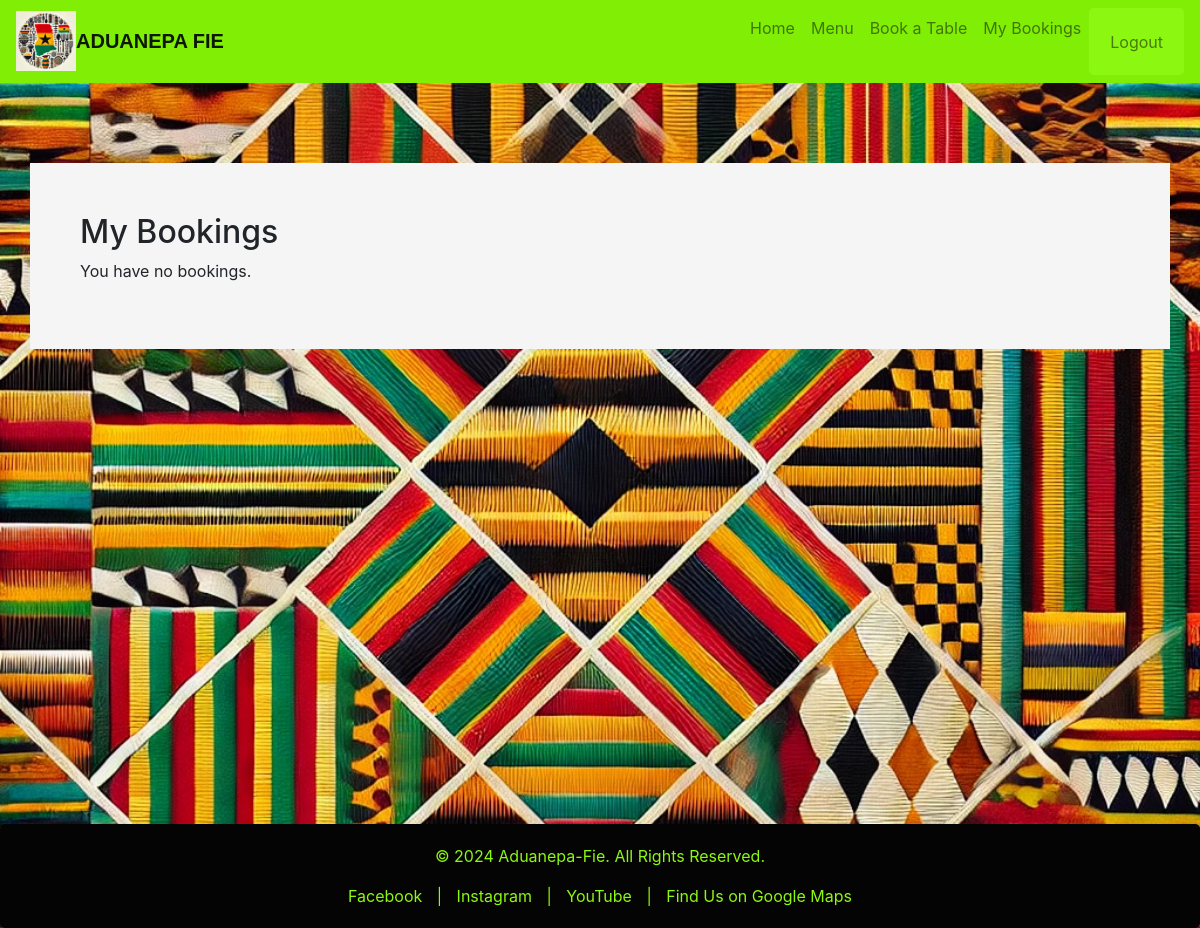
/my_bookings/ (signed in), run on an earlier commit of the app's database.
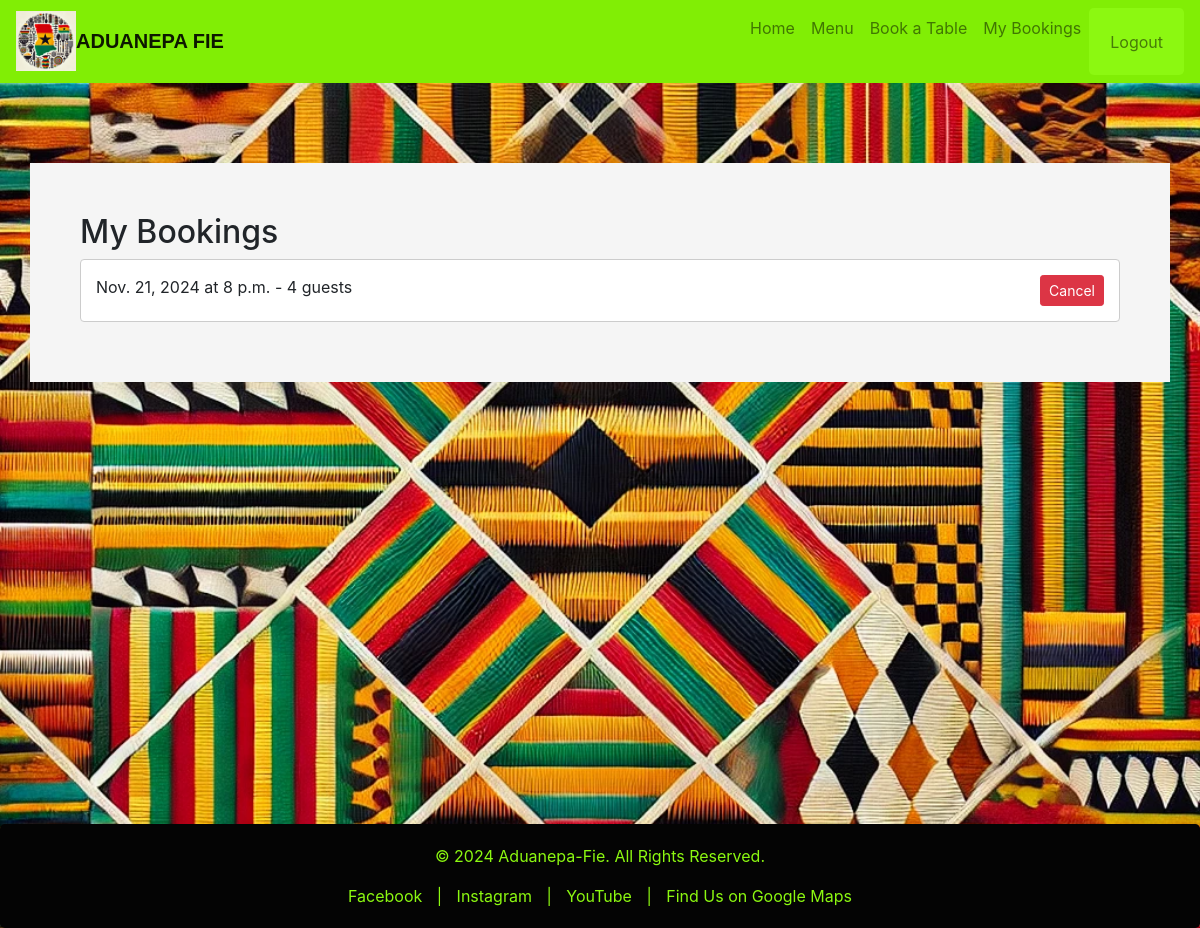
And on a later commit of the database.
### bookings/models.py (models this page shows, shortened)
class Booking(models.Model):
    user = models.ForeignKey(User, on_delete=models.CASCADE)
    table = models.ForeignKey(Table, on_delete=models.CASCADE)
    date = models.DateField()
    time = models.TimeField()
    guests = models.IntegerField()
    created_at = models.DateTimeField(auto_now_add=True)

### bookings/views.py (the view)
# urls.py: path('my_bookings/', views.my_bookings, name='my_bookings'),
@login_required
def my_bookings(request):
    bookings = Booking.objects.filter(user=request.user)
    return render(request, 'my_bookings.html', {'bookings': bookings})

### templates/my_bookings.html (shortened to what this page needs)
{% extends 'base.html' %}
{% block content %}
    <h2>My Bookings</h2>
    {% if bookings %}
        <ul class="list-group">
        {% for booking in bookings %}
            <li class="list-group-item">
                {{ booking.date }} at {{ booking.time }} - {{ booking.guests }} guests
                <a href="{% url 'cancel_booking' booking.id %}" class="btn btn-danger btn-sm float-right">Cancel</a>
            </li>
        {% endfor %}
        </ul>
    {% else %}
        <p>You have no bookings.</p>
    {% endif %}
{% endblock %}

### templates/base.html (shortened to what this page needs)
{% load static %}
<!DOCTYPE html>
<html lang="en">
<head>
    <link rel="stylesheet" href="https://stackpath.bootstrapcdn.com/bootstrap/4.5.2/css/bootstrap.min.css">
    <link rel="stylesheet" href="{% static 'css/styles.css' %}">
</head>
<body>
    <div class="wrapper">
        <nav class="navbar navbar-expand-lg navbar-light bg-red">
            <img src="{% static 'images/default_image.jpg' %}" alt="Aduanepa Fie Logo" style="height: 60px;">
            <a class="navbar-brand" href="{% url 'home' %}">ADUANEPA FIE</a>
            <div class="collapse navbar-collapse" id="navbarNav">
                <div class="navbar-nav ml-auto">
                    <a class="nav-item nav-link" href="{% url 'home' %}">Home</a>
                    <a class="nav-item nav-link" href="{% url 'menu' %}">Menu</a>
                    {% if user.is_authenticated %}
                        <a class="nav-item nav-link" href="{% url 'create_booking' %}">Book a Table</a>
                        <a class="nav-item nav-link" href="{% url 'my_bookings' %}">My Bookings</a>
                        <form id="logout-form" action="{% url 'logout' %}" method="post" style="display: inline;">
                            <button type="submit" class="nav-item nav-link btn btn-link" style="display: inline; padding: 0;">Logout</button>
                        </form>
                    {% else %}
                        <a class="nav-item nav-link" href="{% url 'login' %}">Login</a>
                        <a class="nav-item nav-link" href="{% url 'register' %}">Register</a>
                    {% endif %}
                </div>
            </div>
        </nav>
        <div class="container">
            {% block content %}
            {% endblock %}
        </div>
    </div>
    <footer class="footer mt-4 content" >
        <p>&copy; 2024 Aduanepa-Fie. All Rights Reserved.</p>
        <div class="social-media">
            <a href="https://www.facebook.com/yourpage" target="_blank">Facebook</a> |
            <a href="https://www.instagram.com/yourprofile" target="_blank">Instagram</a> |
            <a href="https://www.youtube.com/yourchannel" target="_blank">YouTube</a> |
            <a href="https://www.google.com/maps?q=maps?q=Kurt-Eisner+Str+66,+Leipzig,+Germany" target="_blank">Find Us on Google Maps</a>
        </div>
    </footer>
</body>
</html>

### static/css/styles.css (style rules this page uses)
html, body { display: flex; flex-direction: column; max-width: 100%; }
.wrapper { flex: 1; display: flex; flex-direction: column; position: relative; min-height: 100vh; padding-bottom: 80px; }
body { background-image: url('/static/images/kente_background.jpg'); background-size: cover; background-repeat: no-repeat; background-position: center; }
.container { background: whitesmoke; margin: auto; padding: 50px; margin-top: 5rem; }
.navbar { background-color: #81ee05; }
.navbar-brand { font-weight: bold; color: #0b0b0b; font-family:Verdana, Geneva, Tahoma, sans-serif; }
.nav-link { color: #020202; }
form { background-color:#8cf811; padding: 20px; border-radius: 0.3rem; }
.btn-danger { background-color: #dc3545; border-color: #dc3545; }
.list-group-item { background-color: #fff; border: 1px solid #ccc; border-radius: 0.3rem; margin-bottom: 10px; padding: 15px; }
.list-group-item .btn { margin-left: 10px; }
footer { background-color: #040404; color: #8cf811; padding: 20px; width: 100%; margin-top: 0 auto; border-radius: 0.3rem; text-align: center; }
footer .social-media a { color: #8cf811; margin: 0 10px; text-decoration: none; }

What changed in the data, as far as the page shows it:
added Booking: date "Nov. 21, 2024", time "8 p.m.", guests "4"
Also different on the page:
text no longer shown: "You have no bookings."
